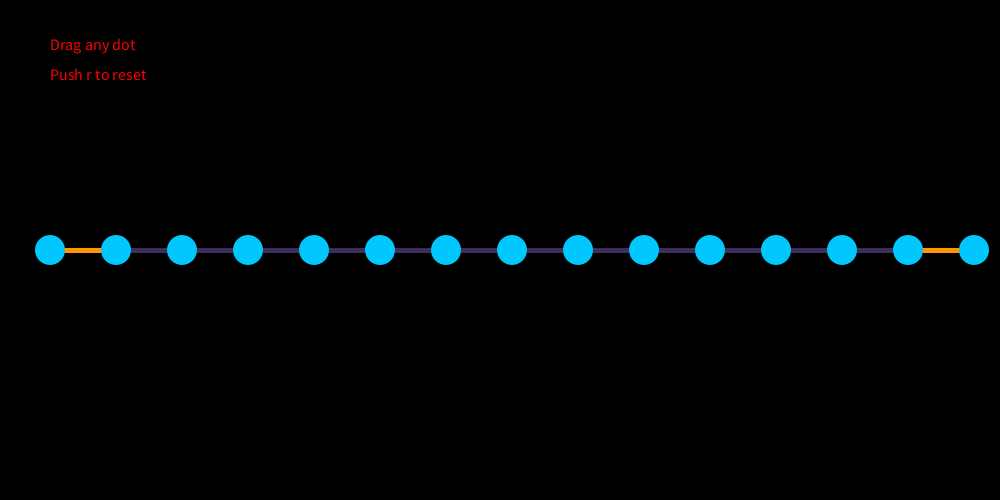
Frame 1 (no input)
Frame 2 (the mouse pressed at the canvas centre, redrawn once): identical to frame 1, image omitted

The Processing sketch that drew this single still picture (run headless with seeded random() and noise(); the mouse was pressed at the canvas centre and the sketch redrawn once):

// Processing sketch: Make_Curvy_Roads
// ── Make_Curvy_Roads.pde
int n = 15;             //Number of dots
float diameter = 30;

PVector[] dots = new PVector[n];
float r = diameter/2;
boolean someDotHasBeenClicked = false;
PVector selectedDot;
float gap;


void setup(){
  size(1000,500);
  
  noLoop();         //No animation 
  strokeWeight(5);  //Makes lines thicker
  gap = width / n;  //Computes the spacing of the balls
  reset();          //Defined below
}


void draw() {
  background(0);
  
  //PRINTS THE RED INSTRUCTIONS
  fill( 255, 0, 0 );
  textSize(16);
  text( "Drag any dot", 50, 50 );
  text( "Push r to reset", 50, 80 );
  
  //DRAWS THE 2 ORANGE LINES
  noFill();
  stroke( 255, 150, 0 );
  line( dots[0].x, dots[0].y, dots[1].x, dots[1].y ); 
  line( dots[n-2].x, dots[n-2].y, dots[n-1].x, dots[n-1].y ); 

  //DRAWS THE GREEN CURVES
  stroke(60, 45,90);
  PVector d1, d2, d3, d4;
  
  for(int i = 0; i < dots.length-3; i++) {
    d1 = dots[i];
    d2 = dots[i+1];
    d3 = dots[i+2];
    d4 = dots[i+3];
    curve( d1.x, d1.y, d2.x, d2.y, d3.x, d3.y, d4.x, d4.y );  //Look up on processing.org/reference what the curve() command does
  }
      
  //DRAWS THE BLUE DOTS
  fill(0,200,255);
  noStroke();
  
  for( PVector d: dots )  //
    circle( d.x, d.y, diameter );
}


void reset() {
  for( int i = 0; i < dots.length; i++ ) {
    float xDot = 50 + i*gap;
    dots[i] = new PVector( xDot, height/2 );
  } 
}


void mousePressed() {
  for( PVector d: dots) {
    if( dist(d.x, d.y, mouseX, mouseY) < r) {
      someDotHasBeenClicked = true;
      selectedDot = d;
    }
  }
}


void mouseReleased() {
  someDotHasBeenClicked = false;
  selectedDot = null; //no value
}
  
  
void mouseDragged() {
  if( someDotHasBeenClicked == true ) {
    selectedDot.x = mouseX;
    selectedDot.y = mouseY;
    redraw();  //Calls draw() once more
  }
}


void keyPressed() {
  if( key == 'r' || key == 'R') {
    reset();
    redraw();  //Calls draw() again manually
  }
}
